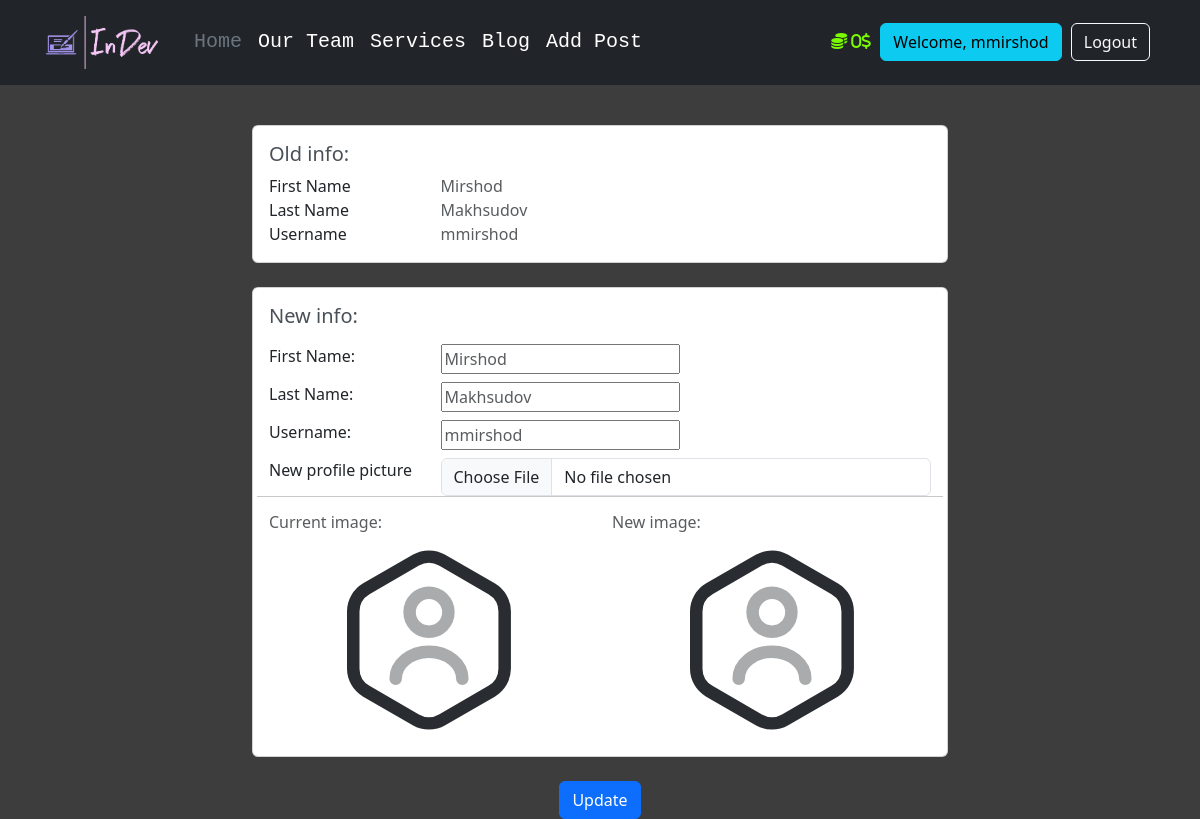
Screenshot of /team/1/update (signed in) with the database file from the repository.
### InDev/models.py (models this page shows, shortened)
class Developer(db.Model, UserMixin):
    id = db.Column(db.Integer(), primary_key=True)
    first_name = db.Column(db.String(length=30), nullable=False)
    last_name = db.Column(db.String(length=30))
    username = db.Column(db.String(), nullable=False, unique=True)
    email_address = db.Column(db.String(), unique=True)
    password_hash = db.Column(db.String(), nullable=False)
    budget = db.Column(db.Integer(), nullable=False, default=0)
    date_added = db.Column(db.String(20), default=date.today())
    posts = db.relationship('Post', backref='author')
    admin = db.Column(db.Boolean(), default=False)
    profile_pic = db.Column(db.String(), nullable=True)
    @property
    def prettier_budget(self):
        if len(str(self.budget)) >= 4:
            return f'{str(self.budget)[:-3]},{str(self.budget)[-3:]}$'
        else:
            return f"{self.budget}$"
    @property
    def password(self):
        return self.password

### InDev/routes.py (the view, shortened to what this page needs)
@app.route('/team/<int:dev_id>/update', methods=['GET', 'POST'])
@login_required
def update_dev_info(dev_id):
    dev_to_update = Developer.query.get_or_404(dev_id)
    form = UpdateDevForm()
    if form.errors != {}:  # If there are errors from the validations
        for err_msg in form.errors.values():
            flash(f'While Editing account occurred error: {err_msg}', category='danger')
        return redirect(url_for('team'))
    return render_template('update-dev.html',
                           dev_to_update=dev_to_update, form=form, dev_id=dev_id)

### InDev/forms.py
class UpdateDevForm(FlaskForm):
    first_name = StringField(label='First Name:', validators=[Length(min=2, max=30), DataRequired()])
    last_name = StringField(label="Last Name:")
    username = StringField(label='Username:')
    profile_pic = FileField(label='New profile picture')
    update = SubmitField(label="Update")

class SearchForm(FlaskForm):
    searched = StringField("Searched", validators=[DataRequired()])
    submit = SubmitField("Submit")

### InDev/models.py (called while the page is built)
@login_manager.user_loader
def load_user(user_id):
    return Developer.query.get(int(user_id))

### InDev/routes.py (called while the page is built)
@app.context_processor
def base():
    form = SearchForm()
    return dict(form=form)

### InDev/templates/update-dev.html (shortened to what this page needs)
{% extends 'base.html' %}
{% block content %}
    {% if current_user.id == dev_id %}
    <div class="container" style="width: 60vw; margin-top: 5vh;">
        <div class="row">
            <div class="col-lg-12">
                <div class="card mb-4">
                    <div class="card-body ">
                        <h5 class="h5 text-dark-emphasis">Old info:</h5>
                        <div class="row">
                            <div class="col-sm-3">
                                <p class="mb-0 text-dark">First Name</p>
                            </div>
                            <div class="col-sm-9">
                                <p class="text-muted mb-0">{{ dev_to_update.first_name }}</p>
                            </div>
                        </div>
                        <div class="row">
                            <div class="col-sm-3">
                                <p class="mb-0 text-dark">Last Name</p>
                            </div>
                            <div class="col-sm-9">
                                <p class="text-muted mb-0">{{ dev_to_update.last_name }}</p>
                            </div>
                        </div>
                        <div class="row">
                            <div class="col-sm-3">
                                <p class="mb-0 text-dark">Username</p>
                            </div>
                            <div class="col-sm-9">
                                <p class="text-muted mb-0">{{ dev_to_update.username }}</p>
                            </div>
                        </div>
                    </div>
                </div>
            </div>
        </div>
        <div class="row">
            <div class="col-lg-12">
                <form method="POST" enctype="multipart/form-data">
                    <div class="card mb-4">
                    <div class="card-body ">
                        <h5 class="h5 text-dark-emphasis">New info:</h5>
                        <div class="row">
                            <div class="col-sm-3" style="margin-top: 1vh">
                                <p class="mb-0 text-dark">{{ form.first_name.label() }}</p>
                            </div>
                            <div class="col-sm-9" style="margin-top: 1vh">
                                {{ form.first_name(class="text-muted mb-0", placeholder="First Name", value=dev_to_update.first_name) }}
                            </div>
                        </div>
                        <div class="row">
                            <div class="col-sm-3" style="margin-top: 1vh">
                                <p class="mb-0 text-dark">{{ form.last_name.label() }}</p>
                            </div>
                            <div class="col-sm-9" style="margin-top: 1vh">
                                {{ form.last_name(class="text-muted mb-0", placeholder="Last Name", value=dev_to_update.last_name) }}
                            </div>
                        </div>
                        <div class="row">
                            <div class="col-sm-3" style="margin-top: 1vh">
                                <p class="mb-0 text-dark">{{ form.username.label() }}</p>
                            </div>
                            <div class="col-sm-9" style="margin-top: 1vh">
                                {{ form.username(class="text-muted mb-0", placeholder="Username", value=dev_to_update.username) }}
                            </div>
                        </div>
                        <div class="row">
                            <div class="col-sm-3" style="margin-top: 1vh">
                                <p class="mb-0 text-dark">{{ form.profile_pic.label() }}</p>
                            </div>
                            <div class="col-sm-9" style="margin-top: 1vh">
                                {{ form.profile_pic(class="form-control", value=dev_to_update.profile_pic) }}
                            </div>
                            <hr>
                            <div class="col-sm-6">
                                <h6 class="h6 text-muted text-start me-1">Current image:</h6>
                                <img
                                    style="margin-left: 5vw;"
                                    src="{{ url_for('static', filename='pics/' + dev_to_update.profile_pic) }}"
                                    alt="prev-pic"
                                    height="200"
                                    width="200"
                                >
                            </div>
                            <div class="col-sm-6">
                                <h6 class="h6 text-muted text-start me-1">New image:</h6>
                                <img
                                    style="margin-left: 5vw;"
                                    src="{{ url_for('static', filename='pics/' + dev_to_update.profile_pic) }}"
                                    alt="prev-pic"
                                    height="200"
                                    width="200"
                                >
                            </div>
                        </div>
                    </div>
                </div>
                    <div class="text-center">
                        {{ form.update(class="btn btn-primary") }}
                    </div>
                </form>
            </div>
        </div>
    </div>
    {% else  %}
        <div class="alert alert-warning alert-dismissible fade show" role="alert">
            Sorry! You can't edit this message...
            <button type="button" class="btn-close" data-bs-dismiss="alert" aria-label="Close"></button>
        </div>
    {% endif %}
{% endblock %}

### InDev/templates/base.html (shortened to what this page needs)
<!DOCTYPE html>
<html lang="en">
    <head>
        <link rel="stylesheet"
              href="https://cdn.jsdelivr.net/npm/bootstrap@5.3.0-alpha1/dist/css/bootstrap.min.css"
>
    </head>
    <body style="background-color: #3d3d3d; color: #fffff0;">
        <header class="p-3 text-bg-dark">
            <div class="container">
                <div class="d-flex flex-wrap align-items-center justify-content-center justify-content-lg-start">
                    <a href="/" class="d-flex align-items-center mb-2 mb-lg-0 text-white text-decoration-none" id="logo">
                       <img src="{{ url_for('static', filename='InDev logo.png') }}" alt="logo" style="width: 10vw; margin-right: 2vw">
                    </a>
                    <ul class="nav col-6 col-lg-auto me-lg-auto mb-2 justify-content-center mb-md-0">
                        <li><a href="{{ url_for('about') }}" class="nav-link px-2 text-secondary">Home</a></li>
                        <li><a href="{{ url_for('team') }}" class="nav-link px-2 text-white">Our Team</a></li>
                        <li><a href="{{ url_for('coming_soon') }}" class="nav-link px-2 text-white">Services</a></li>
                        <li><a href="{{ url_for('blog_page') }}" class="nav-link px-2 text-white">Blog</a></li>
                        {% if current_user.is_authenticated %}
                        <li><a href="{{ url_for('add_post') }}" class="nav-link px-2 text-white">Add Post</a></li>
                        {% endif %}
                    </ul>
                    {% if current_user.is_authenticated %}
                        <div class="text-end">
                            <i class="fa-solid fa-coins" style="color: lawngreen">  {{ current_user.prettier_budget }}  </i>
                            <span
                               class="btn btn-info" style="margin-left: 5px; margin-right: 5px;">Welcome, {{ current_user.username }}</span>
                            <a href="{{ url_for('logout_page') }}"
                               class="btn btn-outline-light me-2">Logout</a>
                        </div>
                    {% endif %}
                </div>
            </div>
        </header>
        {% block content %}{% endblock %}
    </body>
</html>

### rows the page displays
Developer: prettier_budget "0$", username "mmirshod", first_name "Mirshod", last_name "Makhsudov", profile_pic (placeholder picture)
